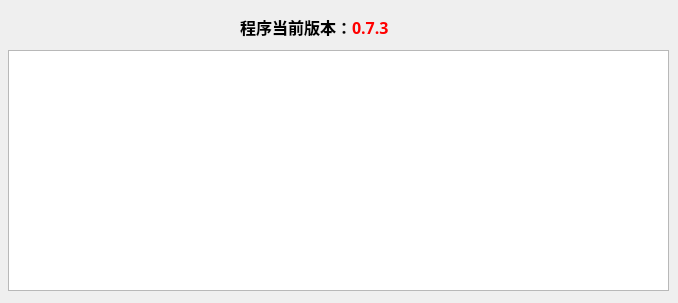
<?xml version="1.0" encoding="UTF-8"?>
<ui version="4.0">
 <class>updateinfo</class>
 <widget class="QWidget" name="updateinfo">
  <property name="geometry">
   <rect>
    <x>0</x>
    <y>0</y>
    <width>678</width>
    <height>303</height>
   </rect>
  </property>
  <property name="minimumSize">
   <size>
    <width>678</width>
    <height>303</height>
   </size>
  </property>
  <property name="maximumSize">
   <size>
    <width>678</width>
    <height>303</height>
   </size>
  </property>
  <property name="windowTitle">
   <string>关于软件</string>
  </property>
  <widget class="QTextEdit" name="textEdit">
   <property name="geometry">
    <rect>
     <x>8</x>
     <y>50</y>
     <width>661</width>
     <height>241</height>
    </rect>
   </property>
   <property name="textInteractionFlags">
    <set>Qt::TextSelectableByKeyboard|Qt::TextSelectableByMouse</set>
   </property>
  </widget>
  <widget class="QLabel" name="label">
   <property name="geometry">
    <rect>
     <x>240</x>
     <y>12</y>
     <width>208</width>
     <height>31</height>
    </rect>
   </property>
   <property name="font">
    <font>
     <family>微软雅黑</family>
     <pointsize>12</pointsize>
     <bold>true</bold>
    </font>
   </property>
   <property name="text">
    <string>&lt;html&gt;&lt;head/&gt;&lt;body&gt;&lt;p&gt;&lt;span style=&quot; font-size:12pt; font-weight:700;&quot;&gt;程序当前版本&lt;/span&gt;&lt;span style=&quot; font-size:12pt;&quot;&gt;：&lt;/span&gt;&lt;span style=&quot; font-size:12pt; font-weight:700; color:#ff0000;&quot;&gt;0.7.3&lt;/span&gt;&lt;/p&gt;&lt;/body&gt;&lt;/html&gt;</string>
   </property>
  </widget>
 </widget>
 <resources/>
 <connections/>
</ui>
